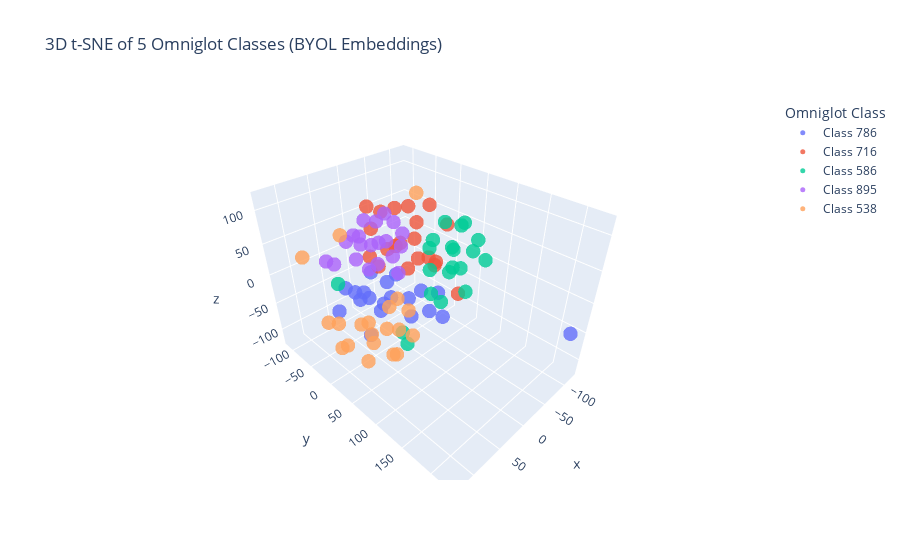

Write notebook code for a chart like this one.
### Code cell
import plotly.express as px
import pandas as pd

# Create a dataframe for easier plotting
df = pd.DataFrame({
    'x': X_3d[:, 0],
    'y': X_3d[:, 1],
    'z': X_3d[:, 2],
    'class': y
})

# Filter only selected class labels (5 classes)
df = df[df['class'].isin(selected_classes)]

# Map original class labels to consistent string labels
label_map = {label: f"Class {label}" for label in selected_classes}
df['class'] = df['class'].map(label_map)

# Create interactive 3D scatter plot
fig = px.scatter_3d(df, x='x', y='y', z='z',
                    color='class',
                    title="3D t-SNE of 5 Omniglot Classes (BYOL Embeddings)",
                    labels={"class": "Omniglot Class"},
                    opacity=0.8)

fig.update_traces(marker=dict(size=5))
fig.show()

### Figure 1 — Plotly figure (JSON) as saved in the notebook; plotly's stock layout.template omitted (floating-point values rounded to 4 significant figures)
{"data": [{"hovertemplate": "Omniglot Class=Class 786<br>x=%{x}<br>y=%{y}<br>z=%{z}<extra></extra>", "legendgroup": "Class 786", "marker": {"color": "#636efa", "opacity": 0.8, "size": 5, "symbol": "circle"}, "mode": "markers", "name": "Class 786", "scene": "scene", "showlegend": true, "type": "scatter3d", "x": [-12.05, -13.61, 36.53, 22.93, 1.624, -104.6, 54.25, 29.36, 80.7, 38.23, 57.35, 66.89, 64.91, 97.54, 29.71, 36.84, 27.75, -11.86, 92.39, 20.46], "y": [35.79, 67.57, 19.5, 10.22, -1.363, 225.7, 24.78, 54.29, 16.84, -20.84, -6.503, 48.03, -38.84, -10.62, 93.19, -57.38, -26.31, 78.95, 49.23, 49.24], "z": [-20.93, -9.381, 9.647, -27.93, -3.974, -42.79, -26.88, -3.45, 1.44, -37.07, -10.44, 4.204, -15.71, -23.85, -3.298, -46.32, 0.1958, -44.13, -32.32, -42.05]}, {"hovertemplate": "Omniglot Class=Class 716<br>x=%{x}<br>y=%{y}<br>z=%{z}<extra></extra>", "legendgroup": "Class 716", "marker": {"color": "#EF553B", "opacity": 0.8, "size": 5, "symbol": "circle"}, "mode": "markers", "name": "Class 716", "scene": "scene", "showlegend": true, "type": "scatter3d", "x": [-114.1, 28.85, -2.164, 69.97, 42.24, 32.52, 19.83, -90.48, 44.47, -36.98, 4.875, -7.645, 41.08, 18.91, 5.646, -30.94, -5.207, -7.582, -35.97, 36.51], "y": [19.2, -23.02, 23.3, 46.22, -6.344, 57.81, -29.0, -26.55, 24.42, 59.58, 3.537, 34.59, 54.44, 91.12, 42.17, 8.304, 70.42, -9.745, 28.17, 23.97], "z": [-86.62, 103.6, 109.1, 61.21, 40.68, 46.65, 65.97, -25.8, 117.6, 83.96, 45.97, 34.3, 85.63, 60.32, 72.82, 70.99, 45.5, 93.94, 101.6, 62.46]}, {"hovertemplate": "Omniglot Class=Class 586<br>x=%{x}<br>y=%{y}<br>z=%{z}<extra></extra>", "legendgroup": "Class 586", "marker": {"color": "#00cc96", "opacity": 0.8, "size": 5, "symbol": "circle"}, "mode": "markers", "name": "Class 586", "scene": "scene", "showlegend": true, "type": "scatter3d", "x": [-49.01, -62.08, -82.93, -52.18, -64.48, -82.84, -53.06, 75.6, -91.7, -55.09, -109.8, -57.57, 57.11, -89.06, -121.9, 89.17, -72.48, -117.1, -83.29, -84.61], "y": [75.91, 47.69, -10.01, 12.79, 4.88, 51.04, 37.08, 92.45, 24.37, 11.15, 56.05, 47.84, 80.12, 87.46, 38.57, -18.33, 68.16, 16.82, 13.6, 30.9], "z": [18.32, 34.85, 15.68, 23.32, -69.0, 66.94, -62.01, -12.02, -22.69, -16.58, 30.92, -4.829, -50.29, 19.07, -0.2635, 13.52, -37.07, 37.8, 54.44, 14.55]}, {"hovertemplate": "Omniglot Class=Class 895<br>x=%{x}<br>y=%{y}<br>z=%{z}<extra></extra>", "legendgroup": "Class 895", "marker": {"color": "#ab63fa", "opacity": 0.8, "size": 5, "symbol": "circle"}, "mode": "markers", "name": "Class 895", "scene": "scene", "showlegend": true, "type": "scatter3d", "x": [-12.24, -7.849, -17.23, -38.61, -26.04, 70.02, 70.13, -75.93, -7.617, 65.26, 37.17, -50.91, -28.91, 7.888, -12.95, -31.87, -51.56, 6.454, -46.88, -42.57], "y": [-86.92, -54.52, -90.02, -107.5, -54.21, -17.38, 11.69, -71.75, -111.3, -80.33, -105.1, -63.11, -75.25, -72.52, -37.57, -34.74, -69.65, -89.48, -101.1, -38.47], "z": [46.68, -14.4, -44.27, -14.76, 64.37, 70.23, 89.09, 6.082, 13.61, 11.01, -17.37, 38.48, 6.266, 18.93, 30.27, -32.66, -25.7, -14.88, 27.39, 9.273]}, {"hovertemplate": "Omniglot Class=Class 538<br>x=%{x}<br>y=%{y}<br>z=%{z}<extra></extra>", "legendgroup": "Class 538", "marker": {"color": "#FFA15A", "opacity": 0.8, "size": 5, "symbol": "circle"}, "mode": "markers", "name": "Class 538", "scene": "scene", "showlegend": true, "type": "scatter3d", "x": [29.74, 45.4, 0.5769, 64.6, 30.95, 0.6456, -34.0, -11.1, 53.16, 72.86, -62.25, 99.7, 11.69, 107.6, 31.33, 44.76, 78.01, 56.4, 81.89, 125.9], "y": [-39.76, -67.23, -1.313, 13.31, 26.6, -22.13, -41.9, 9.272, 45.14, -56.7, -24.19, -39.53, 42.0, 0.8535, 6.932, -10.6, 17.76, -21.5, -25.17, -33.18], "z": [-99.52, 50.97, -108.3, -70.01, -122.3, -74.67, -87.16, -70.8, -95.7, -86.45, 94.56, -58.96, -86.96, -76.46, -83.5, -114.2, -110.5, -77.22, -105.0, 63.82]}], "layout": {"legend": {"title": {"text": "Omniglot Class"}, "tracegroupgap": 0}, "scene": {"domain": {"x": [0, 1], "y": [0, 1]}, "xaxis": {"title": {"text": "x"}}, "yaxis": {"title": {"text": "y"}}, "zaxis": {"title": {"text": "z"}}}, "title": {"text": "3D t-SNE of 5 Omniglot Classes (BYOL Embeddings)"}}}
